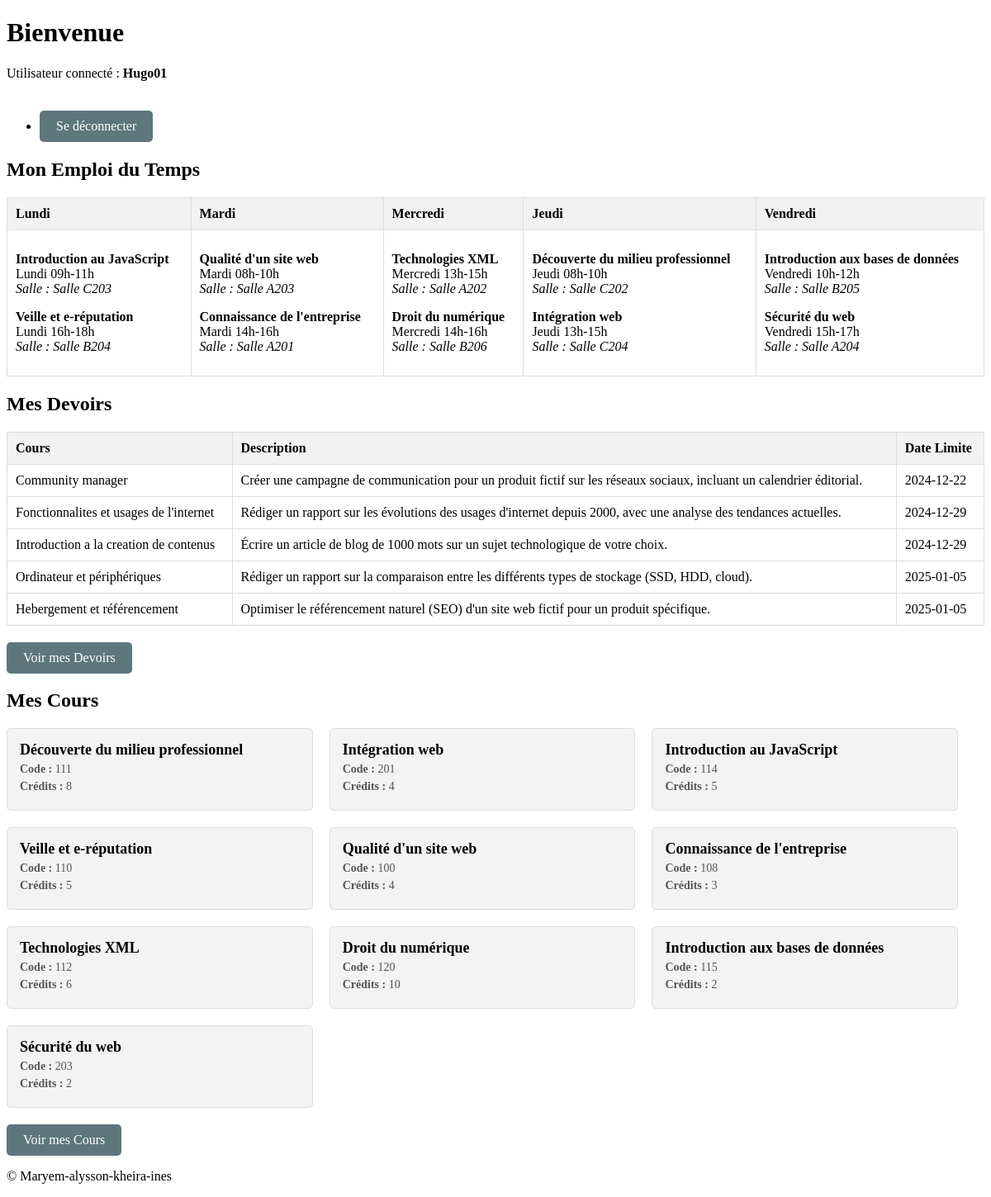
The page /index_etudiant.php (signed in) on the database its author committed.
### tables this page shows
CREATE TABLE `cours` (
  `id` int(11) NOT NULL,
  `nom` varchar(255) NOT NULL,
  `code` int(11) NOT NULL,
  `credits` int(11) NOT NULL,
  `formation` enum('LP','DEUST','BOTH') DEFAULT 'BOTH',
  `horaires_dates` text DEFAULT NULL,
  `salle_classe` varchar(255) DEFAULT NULL,
  `semestre` int(1) NOT NULL
);

CREATE TABLE `devoirs` (
  `id_devoir` int(11) NOT NULL,
  `id_cours` int(11) NOT NULL,
  `description` text NOT NULL,
  `date_limite` date NOT NULL,
  `modifiable` tinyint(1) DEFAULT 1
);

### index_etudiant.php (the view, shortened to what this page needs)
<?php
include('inc.connexion.php');
$user_id = $_SESSION['user_id'];
function getStudentSchedule($user_id) {
    global $bdd;
    $query_formation = "SELECT formation FROM etudiants WHERE id = :user_id";
    $stmt = $bdd->prepare($query_formation);
    $stmt->bindParam(':user_id', $user_id, PDO::PARAM_INT);
    $stmt->execute();
    $student_data = $stmt->fetch(PDO::FETCH_ASSOC);
    $formation = $student_data ? $student_data['formation'] : null;
    $query_cours = "SELECT c.nom, c.horaires_dates, c.salle_classe,
    DAYNAME(c.horaires_dates) AS jour, c.horaires_dates, c.code, c.credits
    FROM cours c
    WHERE (c.formation = :formation OR c.formation = 'BOTH')
    AND c.semestre = 2
    ORDER BY c.horaires_dates";
    $stmt_cours = $bdd->prepare($query_cours);
    $stmt_cours->bindParam(':formation', $formation, PDO::PARAM_STR);
    $stmt_cours->execute();
    return $stmt_cours->fetchAll(PDO::FETCH_ASSOC);
}
function getAssignments($user_id) {
    global $bdd;
    $query_formation = "SELECT formation FROM etudiants WHERE id = :user_id";
    $stmt = $bdd->prepare($query_formation);
    $stmt->bindParam(':user_id', $user_id, PDO::PARAM_INT);
    $stmt->execute();
    $student_data = $stmt->fetch(PDO::FETCH_ASSOC);
    $formation = $student_data ? $student_data['formation'] : null;
    $query_devoirs = "SELECT d.description, d.date_limite, c.nom AS cours
                      FROM devoirs d
                      JOIN cours c ON d.id_cours = c.id
                      WHERE c.formation = :formation OR c.formation = 'BOTH'";
    $stmt_devoirs = $bdd->prepare($query_devoirs);
    $stmt_devoirs->bindParam(':formation', $formation, PDO::PARAM_STR);
    $stmt_devoirs->execute();
    return $stmt_devoirs->fetchAll(PDO::FETCH_ASSOC);
}
$student_schedule = getStudentSchedule($user_id);
$assignments = getAssignments($user_id);
$days_of_week = ['Lundi', 'Mardi', 'Mercredi', 'Jeudi', 'Vendredi'];
$schedule_by_day = [
    'Lundi' => [],
    'Mardi' => [],
    'Mercredi' => [],
    'Jeudi' => [],
    'Vendredi' => []
];
foreach ($student_schedule as $course) {
    foreach ($days_of_week as $day) {
        if (stripos($course['horaires_dates'], $day) !== false) {
            $schedule_by_day[$day][] = $course;
        }
    }
}
?>
<!DOCTYPE html>
<html lang="fr">
<head>
    <link rel="stylesheet" href="assets/style.css">
</head>
<body>
    <header>
        <h1>Bienvenue</h1>
        <p>Utilisateur connecté : <strong><?php echo htmlspecialchars($_SESSION['username']); ?></strong></p>
        <nav>
            <ul>
                <li><a  class="btn" href="session_deconnexion.php">Se déconnecter</a></li>
            </ul>
        </nav>
    </header>
    <main>
    <section>
    <h2>Mon Emploi du Temps</h2>
    <table>
        <thead>
            <tr>
                <?php foreach ($days_of_week as $day) { ?>
                    <th><?php echo $day; ?></th>
                <?php } ?>
            </tr>
        </thead>
        <tbody>
            <tr>
                <?php foreach ($days_of_week as $day) { ?>
                    <td>
                        <?php
                        if (!empty($schedule_by_day[$day])) {
                            foreach ($schedule_by_day[$day] as $course) {
                                echo "<p><strong>" . htmlspecialchars($course['nom']) . "</strong><br>" .
                                     htmlspecialchars($course['horaires_dates']) . "<br>" .
                                     "<em>Salle : " . htmlspecialchars($course['salle_classe']) . "</em></p>";
                            }
                        } else {
                            echo "Aucun cours.";
                        }
                        ?>
                    </td>
                <?php } ?>
            </tr>
        </tbody>
    </table>
</section>
        <section>
            <h2>Mes Devoirs</h2>
            <table>
                <thead>
                    <tr>
                        <th>Cours</th>
                        <th>Description</th>
                        <th>Date Limite</th>
                    </tr>
                </thead>
                <tbody>
                    <?php if (empty($assignments)) { ?>
                        <tr>
                            <td colspan="3">Aucun devoir trouvé.</td>
                        </tr>
                    <?php } else { ?>
                        <?php foreach ($assignments as $assignment) { ?>
                            <tr>
                                <td><?php echo htmlspecialchars($assignment['cours']); ?></td>
                                <td><?php echo htmlspecialchars($assignment['description']); ?></td>
                                <td><?php echo htmlspecialchars($assignment['date_limite']); ?></td>
                            </tr>
                        <?php } ?>
                    <?php } ?>
                </tbody>
            </table>
            <a  class="btn" href="#.php" class="btn">Voir mes Devoirs</a>
        </section>
         <section>
            <h2>Mes Cours</h2>
            <div class="course-list">
                <?php foreach ($student_schedule as $course) { ?>
                    <div class="course-item">
                        <h3><?php echo htmlspecialchars($course['nom']); ?></h3>
                        <p class="code"><strong>Code :</strong> <?php echo htmlspecialchars($course['code']); ?></p>
                        <p class="credits"><strong>Crédits :</strong> <?php echo htmlspecialchars($course['credits']); ?></p>
                    </div>
                <?php } ?>
            </div>
            <a class="btn" href="#.php" class="btn">Voir mes Cours</a>
        </section>
    </main>
    <footer>
        <p>&copy; Maryem-alysson-kheira-ines</p>
    </footer>
</body>
</html>

### assets/style.css (style rules this page uses)
.course-list { display: flex; flex-wrap: wrap; gap: 20px; }
.course-item { background-color: #f3f3f3; border: 1px solid #ddd; padding: 15px; width: calc(33% - 20px); box-sizing: border-box; border-radius: 5px; transition: all 0.3s ease; }
.course-item h3 { margin: 0; font-size: 18px; font-weight: bold; }
.course-item p { margin: 5px 0; }
.course-item .code, .course-item .credits { font-size: 14px; color: #555; }
table { width: 100%; border-collapse: collapse; }
th, td { border: 1px solid #ddd; padding: 10px; text-align: left; }
th { background-color: #f2f2f2; }
.btn { display: inline-block; background-color: #5e777c; color: #fff; padding: 10px 20px; border-radius: 5px; text-decoration: none; margin-top: 20px; }

### rows shown on the page
cours: nom "Introduction au JavaScript", horaires_dates "Lundi 09h-11h", salle_classe "Salle C203", code "114", credits "5"
cours: nom "Veille et e-réputation", horaires_dates "Lundi 16h-18h", salle_classe "Salle B204", code "110", credits "5"
cours: nom "Qualité d'un site web", horaires_dates "Mardi 08h-10h", salle_classe "Salle A203", code "100", credits "4"
cours: nom "Connaissance de l'entreprise", horaires_dates "Mardi 14h-16h", salle_classe "Salle A201", code "108", credits "3"
cours: nom "Technologies XML", horaires_dates "Mercredi 13h-15h", salle_classe "Salle A202", code "112", credits "6"
cours: nom "Droit du numérique", horaires_dates "Mercredi 14h-16h", salle_classe "Salle B206", code "120", credits "10"
cours: nom "Découverte du milieu professionnel", horaires_dates "Jeudi 08h-10h", salle_classe "Salle C202", code "111", credits "8"
cours: nom "Intégration web", horaires_dates "Jeudi 13h-15h", salle_classe "Salle C204", code "201", credits "4"
cours: nom "Introduction aux bases de données", horaires_dates "Vendredi 10h-12h", salle_classe "Salle B205", code "115", credits "2"
cours: nom "Sécurité du web", horaires_dates "Vendredi 15h-17h", salle_classe "Salle A204", code "203", credits "2"
devoirs: id_cours.nom "Community manager", description "Créer une campagne de communication pour un produit fictif sur les réseaux sociaux, incluant un calendrier éditorial.", date_limite "2024-12-22"
devoirs: id_cours.nom "Fonctionnalites et usages de l'internet", description "Rédiger un rapport sur les évolutions des usages d'internet depuis 2000, avec une analyse des tendances actuelles.", date_limite "2024-12-29"
devoirs: id_cours.nom "Introduction a la creation de contenus", description "Écrire un article de blog de 1000 mots sur un sujet technologique de votre choix.", date_limite "2024-12-29"
devoirs: id_cours.nom "Ordinateur et périphériques", description "Rédiger un rapport sur la comparaison entre les différents types de stockage (SSD, HDD, cloud).", date_limite "2025-01-05"
devoirs: id_cours.nom "Hebergement et référencement", description "Optimiser le référencement naturel (SEO) d'un site web fictif pour un produit spécifique.", date_limite "2025-01-05"

### other values the page prints
$_SESSION['username'] "Hugo01"
$day "Lundi"
$day "Mardi"
$day "Mercredi"
$day "Jeudi"
$day "Vendredi"
